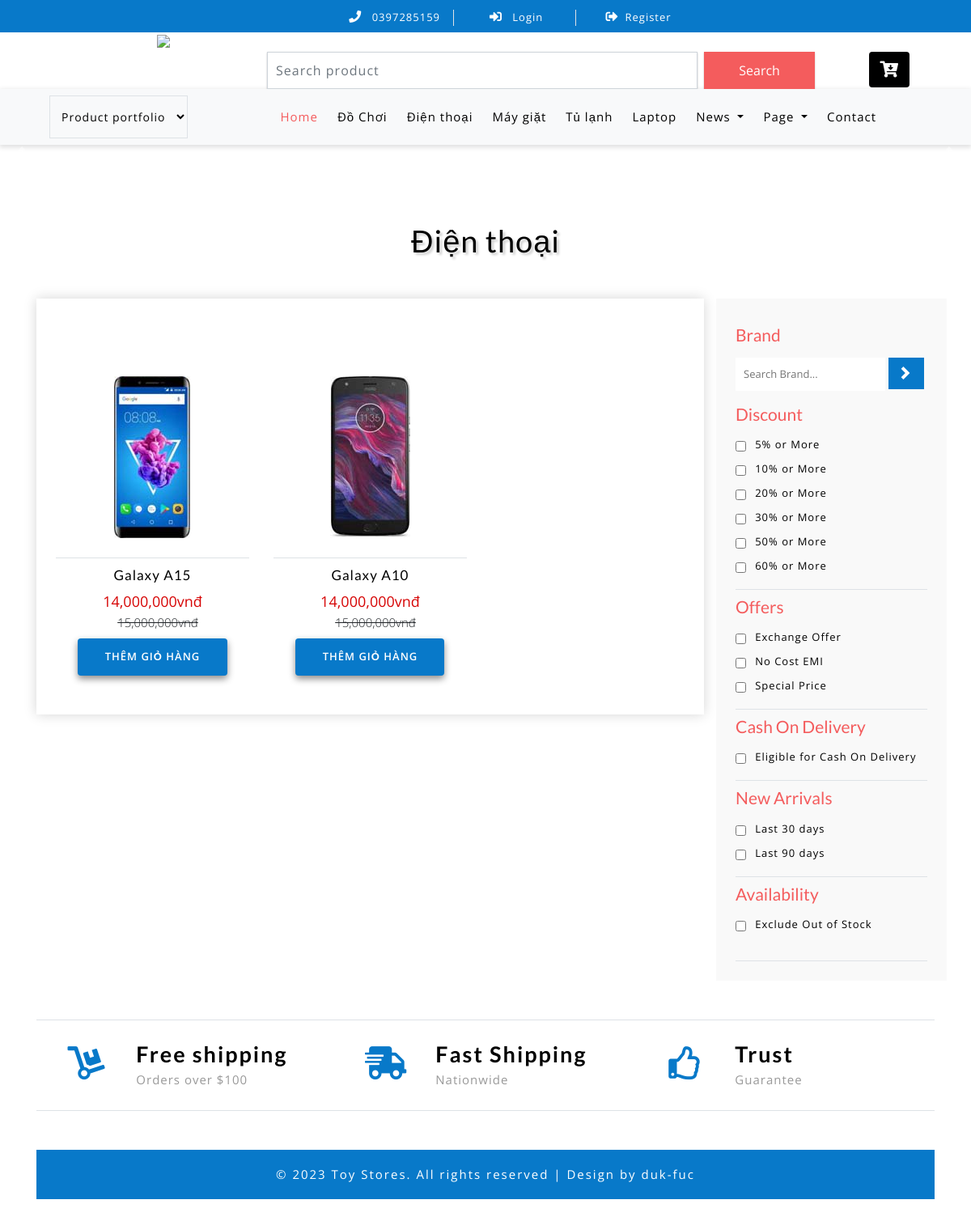
Screenshot of /?quanly=danhmuc&id=4 with the database file from the repository.
### tables this page shows
CREATE TABLE `tbl_category` (
  `category_id` int(11) NOT NULL,
  `category_name` varchar(50) NOT NULL
);

CREATE TABLE `tbl_sanpham` (
  `sanpham_id` int(11) NOT NULL,
  `category_id` int(11) NOT NULL,
  `sanpham_name` varchar(255) NOT NULL,
  `sanpham_chitiet` text NOT NULL,
  `sanpham_mota` text NOT NULL,
  `sanpham_gia` varchar(100) NOT NULL,
  `sanpham_giakhuyenmai` varchar(100) NOT NULL,
  `sanpham_active` int(11) NOT NULL,
  `sanpham_hot` int(11) NOT NULL,
  `sanpham_soluong` int(11) NOT NULL,
  `sanpham_image` varchar(50) NOT NULL
);

### include/danhmuc.php (the view, shortened to what this page needs)
<?php
	if(isset($_GET['id'])){
		$id = $_GET['id'];
	}else{
		$id = '';
	}
	$sql_cate = mysqli_query($con,"SELECT * FROM tbl_category,tbl_sanpham WHERE tbl_category.category_id=tbl_sanpham.category_id AND tbl_sanpham.category_id='$id' ORDER BY tbl_sanpham.sanpham_id DESC");
	$sql_category = mysqli_query($con,"SELECT * FROM tbl_category,tbl_sanpham WHERE tbl_category.category_id=tbl_sanpham.category_id AND tbl_sanpham.category_id='$id' ORDER BY tbl_sanpham.sanpham_id DESC");
	$row_title = mysqli_fetch_array($sql_category);
	$title = $row_title['category_name'];
	?>
	<div class="ads-grid py-sm-5 py-4">
		<div class="container py-xl-4 py-lg-2">
			<h3 class="tittle-w3l text-center mb-lg-5 mb-sm-4 mb-3"><?php echo $title ?></h3>
			<div class="row">
				<div class="agileinfo-ads-display col-lg-9">
					<div class="wrapper">
						<div class="product-sec1 px-sm-4 px-3 py-sm-5  py-3 mb-4">
							<div class="row">
								<?php
								while($row_sanpham = mysqli_fetch_array($sql_cate)){
								?>
								<div class="col-md-4 product-men mt-5">
									<div class="men-pro-item simpleCart_shelfItem">
										<div class="men-thumb-item text-center">
											<img src="images/<?php echo $row_sanpham['sanpham_image'] ?>" alt="">
										</div>
										<div class="item-info-product text-center border-top mt-4">
											<h4 class="pt-1">
												<a href="?quanly=chitietsp&id=<?php echo $row_sanpham['sanpham_id'] ?>"><?php echo $row_sanpham['sanpham_name'] ?></a>
											</h4>
											<div class="info-product-price my-2">
												<span class="item_price"><?php echo number_format($row_sanpham['sanpham_giakhuyenmai']).'vnđ' ?></span>
												<del><?php echo number_format($row_sanpham['sanpham_gia']).'vnđ' ?></del>
											</div>
											<div class="snipcart-details top_brand_home_details item_add single-item hvr-outline-out">
												<form action="?quanly=giohang" method="post">
												<fieldset>
													<input type="submit" name="themgiohang" value="Thêm giỏ hàng" class="button" />
												</fieldset>
											</form>
											</div>
										</div>
									</div>
								</div>
								<?php
								}
								?>
							</div>
						</div>
					</div>
				</div>
				<div class="col-lg-3 mt-lg-0 mt-4 p-lg-0">
					<div class="side-bar p-sm-4 p-3">
						<div class="search-hotel border-bottom py-2">
							<h3 class="agileits-sear-head mb-3">Brand</h3>
							<form action="#" method="post">
								<input type="search" placeholder="Search Brand..." name="search" required="">
								<input type="submit" value=" ">
							</form>
							<div class="left-side py-2">
						<div class="left-side border-bottom py-2">
							<h3 class="agileits-sear-head mb-3">Discount</h3>
							<ul>
								<li>
									<input type="checkbox" class="checked">
									<span class="span">5% or More</span>
								</li>
								<li>
									<input type="checkbox" class="checked">
									<span class="span">10% or More</span>
								</li>
								<li>
									<input type="checkbox" class="checked">
									<span class="span">20% or More</span>
								</li>
								<li>
									<input type="checkbox" class="checked">
									<span class="span">30% or More</span>
								</li>
								<li>
									<input type="checkbox" class="checked">
									<span class="span">50% or More</span>
								</li>
								<li>
									<input type="checkbox" class="checked">
									<span class="span">60% or More</span>
								</li>
							</ul>
						</div>
						<div class="left-side border-bottom py-2">
							<h3 class="agileits-sear-head mb-3">Offers</h3>
							<ul>
								<li>
									<input type="checkbox" class="checked">
									<span class="span">Exchange Offer</span>
								</li>
								<li>
									<input type="checkbox" class="checked">
									<span class="span">No Cost EMI</span>
								</li>
								<li>
									<input type="checkbox" class="checked">
									<span class="span">Special Price</span>
								</li>
							</ul>
						</div>
						<div class="left-side border-bottom py-2">
							<h3 class="agileits-sear-head mb-3">Cash On Delivery</h3>
							<ul>
								<li>
									<input type="checkbox" class="checked">
									<span class="span">Eligible for Cash On Delivery</span>
								</li>
							</ul>
						</div>
						<div class="left-side border-bottom py-2">
							<h3 class="agileits-sear-head mb-3">New Arrivals</h3>
							<ul>
								<li>
									<input type="checkbox" class="checked">
									<span class="span">Last 30 days</span>
								</li>
								<li>
									<input type="checkbox" class="checked">
									<span class="span">Last 90 days</span>
								</li>
							</ul>
						</div>
						<div class="left-side py-2">
							<h3 class="agileits-sear-head mb-3">Availability</h3>
							<ul>
								<li>
									<input type="checkbox" class="checked">
									<span class="span">Exclude Out of Stock</span>
								</li>
							</ul>
						</div>
					</div>
				</div>
			</div>
		</div>
	</div>

### include/menu.php (shortened to what this page needs)
<div class="navbar-inner">
		<div class="container">
			<nav class="navbar navbar-expand-lg navbar-light bg-light">
				<div class="agileits-navi_search">
					<form action="#" method="post">
						<select id="agileinfo-nav_search" name="agileinfo_search" class="border" required="">
							<option value="">Product portfolio</option>
						</select>
					</form>
				</div>
				<div class="collapse navbar-collapse" id="navbarSupportedContent">
					<ul class="navbar-nav ml-auto text-center mr-xl-5">
						<li class="nav-item active mr-lg-2 mb-lg-0 mb-2">
							<a class="nav-link" href="index.php">Home
							</a>
						</li>
						<?php
							$sql_category_danhmuc = mysqli_query($con,'SELECT * FROM tbl_category ORDER BY category_id DESC');
							while($row_category_danhmuc = mysqli_fetch_array($sql_category_danhmuc)){
						?>
						<li class="nav-item  mr-lg-2 mb-lg-0 mb-2">
							<a class="nav-link " href="?quanly=danhmuc&id=<?php echo $row_category_danhmuc['category_id'] ?>" role="button"  aria-haspopup="true" aria-expanded="false">
								<?php echo $row_category_danhmuc['category_name'] ?>
							</a>
						</li>
						<?php
						}
						?>
						<li class="nav-item dropdown mr-lg-2 mb-lg-0 mb-2">
							<a class="nav-link dropdown-toggle" href="#" role="button" data-toggle="dropdown" aria-haspopup="true" aria-expanded="false">
							News
							</a>
						</li>
						<li class="nav-item dropdown mr-lg-2 mb-lg-0 mb-2">
							<a class="nav-link dropdown-toggle" href="#" role="button" data-toggle="dropdown" aria-haspopup="true" aria-expanded="false">
							Page
							</a>
						</li>
						<li class="nav-item">
							<a class="nav-link" href="contact.html">Contact</a>
						</li>
					</ul>
				</div>
			</nav>
		</div>
	</div>

### css/style.css (style rules this page uses)
html, body { margin: 0; font-size: 100%; background: #fff; font-family: 'Open Sans', sans-serif; }
body a { text-decoration: none; transition: 0.5s all; -webkit-transition: 0.5s all; -moz-transition: 0.5s all; -o-transition: 0.5s all; -ms-transition: 0.5s all; }
a { transition: 0.5s all; -webkit-transition: 0.5s all; -moz-transition: 0.5s all; -o-transition: 0.5s all; -ms-transition: 0.5s all; }
input[type="button"], input[type="submit"] { transition: 0.5s all; -webkit-transition: 0.5s all; -moz-transition: 0.5s all; -o-transition: 0.5s all; -ms-transition: 0.5s all; }
h1, h2, h3, h4, h5, h6 { margin: 0; font-family: 'Lato', sans-serif; }
ul { margin: 0; padding: 0; }
.navbar-inner { background: #f8f9fa; box-shadow: 0px 2px 6px 1px rgba(0, 0, 0, 0.13); }
.navbar-light .navbar-nav .nav-link { letter-spacing: 1px; font-size: 15px; color: #000; }
.navbar-light .navbar-nav .show>.nav-link, .navbar-light .navbar-nav .active>.nav-link, .navbar-light .navbar-nav .nav-link.show, .navbar-light .navbar-nav .nav-link.active { color: #F45C5D; }
h3.tittle-w3l { color: #000; font-size: 38px; letter-spacing: 1px; text-shadow: 3px 3px 3px rgba(0, 0, 0, 0.19); }
.snipcart-details { width: 77%; margin: 0 auto; }
.snipcart-details input.button { font-size: 13px; color: #fff; background: #0879c9; text-decoration: none; border: none; border-radius: 0; width: 100%; text-transform: uppercase; padding: 13px; outline: none; letter-spacing: 1px; box-shadow: 0px 4px 8px 0px rgba(0, 0, 0, 0.45); font-weight: 600; cursor: pointer; border-radius: 4px; transition: 0.5s all; -webkit-transition: 0.5s all; -moz-transition: 0.5s all; -o-transition: 0.5s all; -ms-transition: 0.5s all; }
.men-pro-item { position: relative; }
.men-thumb-item { position: relative; }
.search-hotel input[type="search"] { background: #fff; border: none; width: 78%; outline: none; padding: 11px 10px 10px 10px; font-size: 13px; color: #c4c4c4; }
.search-hotel form input[type="submit"] { background: url(../images/search.png) no-repeat 13px 11px #0879c9; width: 44px; height: 39px; border: none; padding: 0; margin-top: 0; cursor: pointer; }
h3.agileits-sear-head { color: #F45C5D; font-size: 21px; }
.side-bar { background-color: #F9F9F9; height: fit-content; }
.left-side ul li { display: inline-block; width: 100%; margin-bottom: 6px; }
input.checked { display: inline-block; margin: 0; cursor: pointer; }
.left-side ul li span { font-size: 13px; color: #000; letter-spacing: 1px; margin-left: 3px; vertical-align: top; }
.product-sec1 { box-shadow: 0px 0px 15px 0px #D6D6D6; }
.item-info-product h4 a { color: #000; font-size: 17px; letter-spacing: 1px; }
span.item_price { font-size: 18px; color: #d60404; }
.info-product-price del { font-weight: 300; margin-left: 13px; font-size: 15px; }
#agileinfo-nav_search { outline: none; border: none; color: #000; font-size: 14px; background: transparent; padding: 15px 10px; width: 100%; letter-spacing: 1px; cursor: pointer; }
input[type="radio"], input[type="checkbox"] { margin: 4px 4px 0 0; }

### rows the page displays
tbl_category: category_name "Đồ Chơi"
tbl_category: category_name "Điện thoại"
tbl_category: category_name "Máy giặt"
tbl_category: category_name "Tủ lạnh"
tbl_category: category_name "Laptop"
tbl_sanpham: sanpham_image (picture), sanpham_name "Galaxy A15", sanpham_giakhuyenmai "14,000,000", sanpham_gia "15,000,000"
tbl_sanpham: sanpham_image (picture), sanpham_name "Galaxy A10", sanpham_giakhuyenmai "14,000,000", sanpham_gia "15,000,000"
